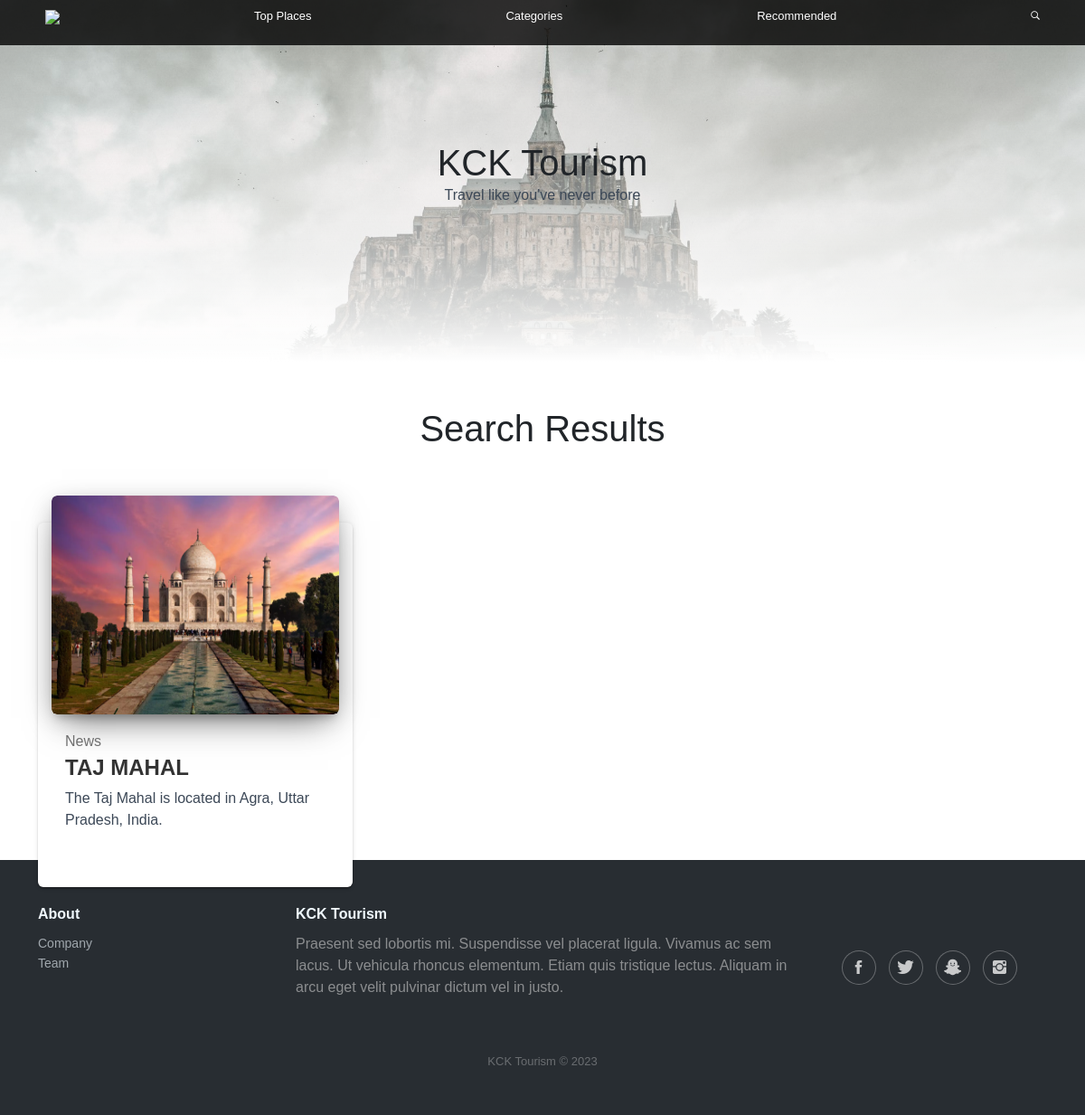
Screenshot of /search/TAJ MAHAL/ with the database file from the repository.
### app/models.py (models this page shows, shortened)
class Place(models.Model):
    place_id = models.AutoField(primary_key=True)
    name = models.CharField(verbose_name="Name", max_length=100, null=False)
    address = models.CharField(verbose_name="Address", max_length=500, null=False)
    lat = models.CharField(verbose_name="Latitude", max_length=100)
    long = models.CharField(verbose_name="Longitude", max_length=100)
    desc = models.CharField(verbose_name="Description", max_length=500, null=False)
    img = models.ImageField(verbose_name="Cover image", upload_to=settings.MEDIA_ROOT, null=True)
    img0 = models.ImageField(verbose_name="Image", upload_to=settings.MEDIA_ROOT, null=True)
    img1 = models.ImageField(verbose_name="Image", upload_to=settings.MEDIA_ROOT, null=True)
    img2 = models.ImageField(verbose_name="Image", upload_to=settings.MEDIA_ROOT, null=True)

### app/views.py (the view)
# urls.py: path('search/<str:name>/', views.search, name="search"),
def search(request, name):
    places = Place.objects.filter(name__contains=name)
    context = {
        "places": places
    }
    return render(request, "search.html", context)

### templates/search.html (shortened to what this page needs)
{% load static %}
<!DOCTYPE html>
<html lang="en">
  <head>
    <link
      rel="stylesheet"
      href="{% static 'assets/bootstrap/css/bootstrap.min.css' %}"
    />
    <link
      rel="stylesheet"
      href="{% static 'assets/fonts/ionicons.min.css' %}"
    />
    <link rel="stylesheet" href="{% static 'assets/css/Footer-Dark.css' %}" />
    <link
      rel="stylesheet"
      href="{% static 'assets/css/Navbar---Apple-1.css' %}"
    />
    <link
      rel="stylesheet"
      href="{% static 'assets/css/Navbar---Apple.css' %}"
    />
    <link
      rel="stylesheet"
      href="{% static 'assets/css/Responsive-UI-Card.css' %}"
    />
    <link rel="stylesheet" href="{% static 'assets/css/styles.css' %}" />
  </head>
  <body>
    <nav
      class="navbar navbar-dark navbar-expand-md fixed-top bg-dark navbar--apple"
      style="
        width: 100%;
        height: auto;
        box-sizing: border-box;
        padding: 0px;
        display: flex;
        align-items: center;
        justify-content: center;
      "
    >
      <div class="container">
        <div class="collapse navbar-collapse" id="menu">
          <ul
            class="navbar-nav flex-grow-1 justify-content-between"
            style="height: auto; display: flex; align-items: center"
          >
            <li class="nav-item d-none d-xs-block d-md-block">
              <a class="nav-link" href="/" style="height: auto; width: auto"
                ><img
                  src="{% static 'assets/img/Logo%20Tourism.png' %}"
                  style="width: 3em"
              /></a>
            </li>
            <li class="nav-item">
              <a class="nav-link" href="#">Top Places</a>
            </li>
            <li class="nav-item">
              <a class="nav-link" href="#">Categories</a>
            </li>
            <li class="nav-item">
              <a class="nav-link" href="#">Recommended</a>
            </li>
            <li class="nav-item d-none d-xs-block d-md-block">
              <a class="nav-link" href="#"
                ><i class="icon ion-ios-search-strong"></i
              ></a>
            </li>
          </ul>
        </div>
      </div>
    </nav>
    <div
      style="
        display: flex;
        width: 100vw;
        height: 50vh;
        background-image: linear-gradient(to bottom, transparent, white);
        align-items: center;
        justify-content: center;
        flex-direction: column;
        max-width: 100%;
      "
    >
      <h1 style="margin: 0px">KCK Tourism</h1>
      <p>Travel like you've never before</p>
    </div>
    <div
      style="
        display: flex;
        width: 100%;
        height: auto;
        background-color: white;
        padding: 0;
        flex-direction: column;
        align-items: center;
        box-sizing: border-box;
        max-width: 100vw;
      "
    >
    <h1>Search Results</h1>
    <div class="container">
      <div
        class="row"
        style="display: grid; grid-template-columns: 1fr 1fr 1fr; width: 100%"
      >
      {% for place in places %}
      <div class="col-md-4" style="width: 100%; height: 100%;">
          <div class="blog-card blog-card-blog" style="height: 100%;">
          <div class="blog-card-image">
              <a href="{{place.name_id}}">
              <img class="img" src="{{place.img.url}}" />
              </a>
          </div>
          <div class="blog-table">
              <h6 class="blog-category blog-text-success">News</h6>
              <h4 class="blog-card-caption">
              <a href="/place/{{place.place_id}}">{{place.name}}</a>
              </h4>
              <p class="blog-card-description">{{place.desc}}</p>
          </div>
          </div>
      </div>
      {% endfor %}
      </div>
    </div>
    </div>
    <footer class="footer-dark" style="width: 100%">
      <div class="container">
        <div class="row">
          <div class="col-sm-6 col-md-3 item">
            <h3>About</h3>
            <ul>
              <li><a href="#">Company</a></li>
              <li><a href="#">Team</a></li>
            </ul>
          </div>
          <div class="col-md-6 item text">
            <h3>KCK Tourism</h3>
            <p style="color: #cdcdcd">
              Praesent sed lobortis mi. Suspendisse vel placerat ligula. Vivamus
              ac sem lacus. Ut vehicula rhoncus elementum. Etiam quis tristique
              lectus. Aliquam in arcu eget velit pulvinar dictum vel in justo.
            </p>
          </div>
          <div
            class="col item social"
            style="display: flex; align-items: center; justify-content: center"
          >
            <a href="#"><i class="icon ion-social-facebook"></i></a
            ><a href="#"><i class="icon ion-social-twitter"></i></a
            ><a href="#"><i class="icon ion-social-snapchat"></i></a
            ><a href="#"><i class="icon ion-social-instagram"></i></a>
          </div>
        </div>
        <p class="copyright" style="color: rgb(255, 255, 255)">
          KCK Tourism © 2023
        </p>
      </div>
    </footer>
  </body>
</html>

### static/assets/css/Footer-Dark.css (style rules this page uses)
.footer-dark { padding: 50px 0; color: #f0f9ff; background-color: #282d32; }
.footer-dark h3 { margin-top: 0; margin-bottom: 12px; font-weight: bold; font-size: 16px; }
.footer-dark ul { padding: 0; list-style: none; line-height: 1.6; font-size: 14px; margin-bottom: 0; }
.footer-dark ul a { color: inherit; text-decoration: none; opacity: 0.6; }
.footer-dark .item.text { margin-bottom: 36px; }
.footer-dark .item.text p { opacity: 0.6; margin-bottom: 0; }
.footer-dark .item.social { text-align: center; }
.footer-dark .item.social > a { font-size: 20px; width: 36px; height: 36px; line-height: 36px; display: inline-block; text-align: center; border-radius: 50%; box-shadow: 0 0 0 1px rgba(255,255,255,0.4); margin: 0 8px; color: #fff; opacity: 0.75; }
.footer-dark .copyright { text-align: center; padding-top: 24px; opacity: 0.3; font-size: 13px; margin-bottom: 0; }
* { font-family: sans-serif; }

### static/assets/css/Navbar---Apple-1.css (style rules this page uses)
.navbar--apple .nav-link { color: #ffffff !important; font-size: 13px; }
.navbar--apple { background-color: initial !important; }
.navbar--apple::before { background: rgba(0,0,0,0.8); transition: height 0.2s ease-in; height: 50px; position: fixed; top: 0; bottom: 0; left: 0; right: 0; content: ''; z-index: -1; }
@media (min-width: 768px) { .navbar--apple::before { height: 50px !important; } }

### static/assets/css/Navbar---Apple.css (style rules this page uses)
.navbar--apple .nav-link { color: #ffffff !important; font-size: 13px; }
.navbar--apple { background-color: initial !important; }

### static/assets/css/Responsive-UI-Card.css (style rules this page uses)
h1 { text-align: center; margin-bottom: 50px; margin-top: 50px; }
.blog-card-blog { margin-top: 30px; }
.blog-card { display: inline-block; position: relative; width: 100%; margin-bottom: 30px; border-radius: 6px; color: rgba(0, 0, 0, 0.87); background: #fff; box-shadow: 0 2px 2px 0 rgba(0, 0, 0, 0.14), 0 3px 1px -2px rgba(0, 0, 0, 0.2), 0 1px 5px 0 rgba(0, 0, 0, 0.12); }
.blog-card .blog-card-image { height: 60%; position: relative; overflow: hidden; margin-left: 15px; margin-right: 15px; margin-top: -30px; border-radius: 6px; box-shadow: 0 16px 38px -12px rgba(0, 0, 0, 0.56), 0 4px 25px 0px rgba(0, 0, 0, 0.12), 0 8px 10px -5px rgba(0, 0, 0, 0.2); }
.blog-card .blog-card-image img { width: 100%; height: 100%; border-radius: 6px; pointer-events: none; }
.blog-card .blog-table { padding: 15px 30px; }
.blog-table { margin-bottom: 0px; }
.blog-category { position: relative; line-height: 0; margin: 15px 0; }
.blog-text-success { color: #6f6f6f!important; }
.blog-card-blog .blog-card-caption { margin-top: 5px; }
.blog-card-caption { font-weight: 700; font-family: "Roboto Slab", "Times New Roman", serif; }
.blog-card-caption, .blog-card-caption a { color: #333; text-decoration: none; }
p { color: #3C4857; margin-top: 0; margin-bottom: 1rem; }
a { text-decoration: none; }

### rows the page displays
Place: img (picture), name "TAJ MAHAL", desc "The Taj Mahal is located in Agra, Uttar Pradesh, India."
